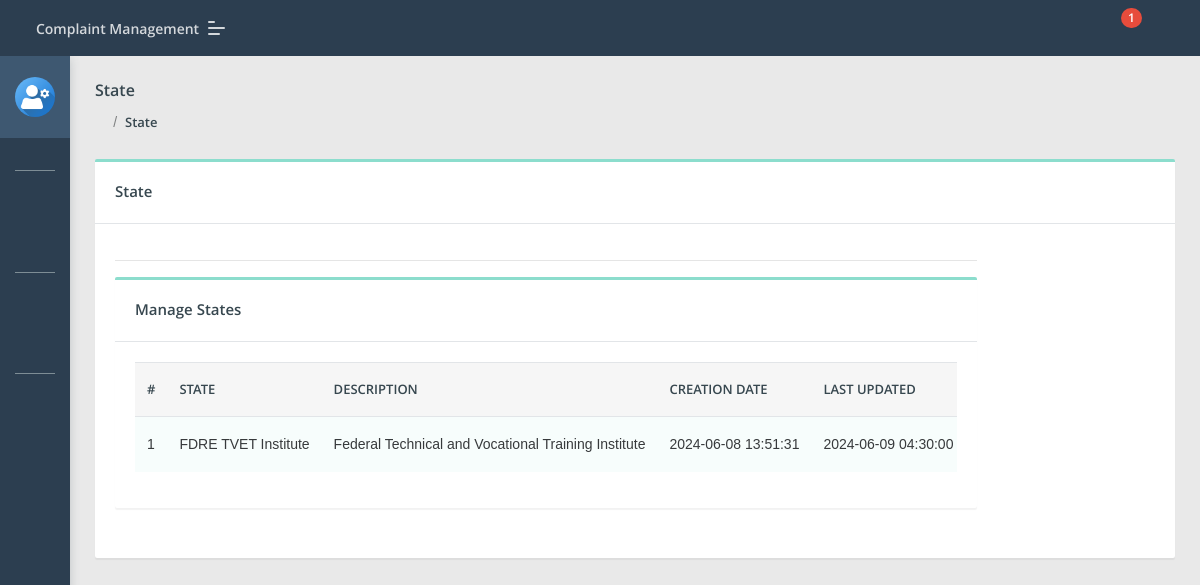
The page /Faculty/state.php (signed in) on the database its author committed.
### tables this page shows
CREATE TABLE `state` (
  `id` int(11) NOT NULL,
  `stateName` varchar(255) DEFAULT NULL,
  `stateDescription` tinytext,
  `postingDate` timestamp NULL DEFAULT CURRENT_TIMESTAMP,
  `updationDate` timestamp NULL DEFAULT NULL ON UPDATE CURRENT_TIMESTAMP
);

### Faculty/state.php (the view, shortened to what this page needs)
<?php
include('include/config.php');
if(strlen($_SESSION['fid'])==0)
    {
header('location:index.php');
}
else{
?>
<!DOCTYPE html>
<html lang="en">
<head>
    <link rel="stylesheet" href="assets/css/style.css">
</head>
<body class="">
	<?php include('include/sidebar.php');?>
	<?php include('include/header.php');?>
<section class="pcoded-main-container">
    <div class="pcoded-content">
        <div class="page-header">
            <div class="page-block">
                <div class="row align-items-center">
                    <div class="col-md-12">
                        <div class="page-header-title">
                            <h5 class="m-b-10">State</h5>
                        </div>
                        <ul class="breadcrumb">
                            <li class="breadcrumb-item"><a href="dashboard.php"><i class="feather icon-home"></i></a></li>
                            <li class="breadcrumb-item"><a href="state.php">State</a></li>
                        </ul>
                    </div>
                </div>
            </div>
        </div>
        <div class="row">
            <div class="col-sm-12">
                <div class="card">
                    <div class="card-header">
                        <h5>State</h5>
                    </div>
                    <div class="card-body">
                        <div class="row">
                            <div class="col-md-10">
                     <hr>
                      <div class="row">
                            <div class="col-xl-12">
                <div class="card">
                    <div class="card-header">
                        <h5>Manage States</h5>
                    </div>
                    <div class="card-body table-border-style">
                        <div class="table-responsive">
                            <table class="table table-striped">
                                <thead>
                                    <tr>
                                            <th>#</th>
                                            <th>State</th>
                                            <th>Description</th>
                                            <th>Creation date</th>
                                            <th>Last Updated</th>
                                        </tr>
                                </thead>
                                <tbody>
                                    <?php $query=mysqli_query($con,"select * from state");
$cnt=1;
while($row=mysqli_fetch_array($query))
{
?>
                                        <tr>
                                            <td><?php echo htmlentities($cnt);?></td>
                                            <td><?php echo htmlentities($row['stateName']);?></td>
                                            <td><?php echo htmlentities($row['stateDescription']);?></td>
                                            <td><?php echo htmlentities($row['postingDate']);?></td>
                                            <td> <?php echo htmlentities($row['updationDate']);?></td>
                                        </tr>
                                        <?php $cnt=$cnt+1; } ?>
                                </tbody>
                            </table>
                        </div>
                    </div>
                </div>
            </div>
                        </div>
                    </div>
                </div>
            </div>
        </div>
    </div>
</section>
</body>
</html>
<?php } ?>

### rows shown on the page
state: stateName "FDRE TVET Institute", stateDescription "Federal Technical and Vocational Training Institute", postingDate "2024-06-08 13:51:31", updationDate "2024-06-09 04:30:00"

### other values the page prints
$num1 "1"
